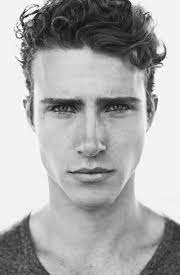
#> input picture Second Year/Semester 2/Artificial Intelligence/A8 - Simple Face Detection/f1.jpg, 180 x 275 px
$ python main.py
#> lines starting #> are read from the running program, lines starting #| are printed output that depends on the picture
# A. Display an image with pillow:

# load and show an image with Pillow
from PIL import Image
# load the image
image = Image.open('f1.jpg')
#> image is the input picture: PIL image 180x275 RGB; min 0, max 255, mean 171
# summarize some details about the image
print(image.format)
#| JPEG
print(image.mode)
#| RGB
print(image.size)
#| (180, 275)
# show the image
image.show()

# B. Convert the image to a numpy array:

# load and display an image with Matplotlib
from matplotlib import image
from matplotlib import pyplot
# load image as pixel array
data = image.imread('f1.jpg')
# summarize shape of the pixel array
print(data.dtype)
#| uint8
print(data.shape)
#| (275, 180, 3)
# display the array of pixels as an image
pyplot.imshow(data)
pyplot.show()

# C. Resize an image to a specific dimension:

# create a thumbnail of an image
# load the image

image = Image.open('f1.jpg')
# report the size of the image
print(image.size)
#| (180, 275)
# create a thumbnail and preserve aspect ratio
image.thumbnail((100,100))
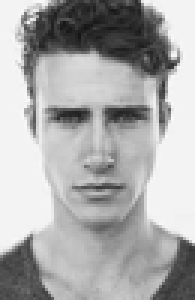
#> image: PIL image 65x100 RGB (shown 3 times larger); min 21, max 251, mean 171
# report the size of the thumbnail
print(image.size)
#| (65, 100)
